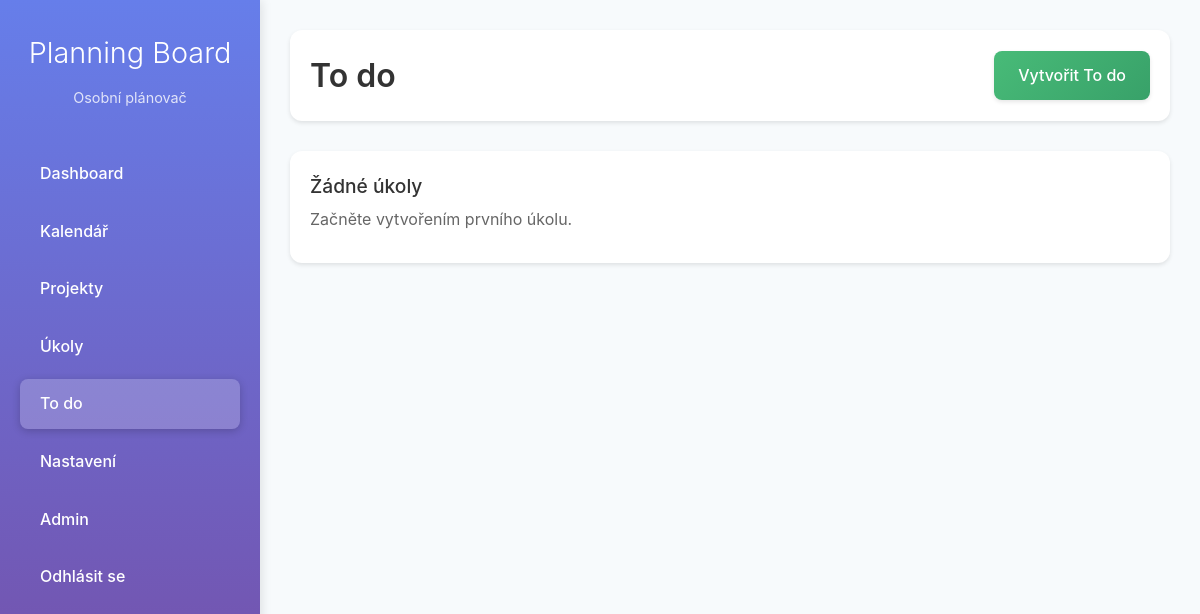
Page /tasks/todos/ (signed in) on the earlier database version.
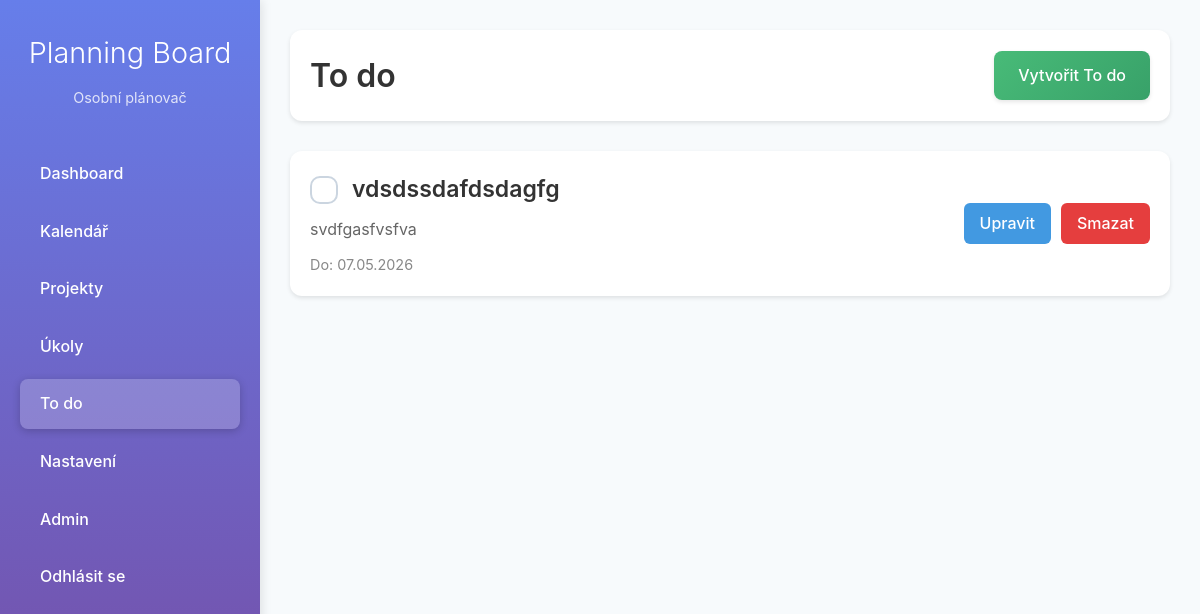
Same page on the later database version.
### tasks/models.py (models this page shows, shortened)
class Todo(models.Model):
    user = models.ForeignKey(User, on_delete=models.CASCADE)
    title = models.CharField(max_length=255)
    description = models.TextField(blank=True)
    due_date = models.DateField()
    completed = models.BooleanField(default=False)
    created_at = models.DateTimeField(auto_now_add=True)

### tasks/views.py (the view)
# urls.py: path("todos/", views.todo_list, name="todo_list"),
@login_required
def todo_list(request):
    todos = Todo.objects.filter(user=request.user).order_by('due_date')
    return render(request, 'tasks/todo_list.html', {'todos': todos})

### tasks/templates/tasks/todo_list.html (shortened to what this page needs)
{% extends "base.html" %}
{% block content %}
<div class="todos-header">
    <h1>To do</h1>
    <a href="{% url 'tasks:create_todo' %}" class="create-btn">Vytvořit To do</a>
</div>
<div class="todos-list">
    {% for todo in todos %}
    <div class="todo-item {% if todo.completed %}completed{% endif %}">
        <div class="todo-content">
            <div class="todo-title">
                <label class="checkbox-label">
                    <span class="custom-checkbox"></span>
                    <span class="checkbox-text">{{ todo.title }}</span>
                </label>
            </div>
            {% if todo.description %}
            <div class="todo-description">{{ todo.description }}</div>
            {% endif %}
            <div class="todo-due-date">Do: {{ todo.due_date|date:"d.m.Y" }}</div>
        </div>
        <div class="todo-actions">
            <a href="{% url 'tasks:edit_todo' todo.pk %}" class="btn btn-primary">Upravit</a>
            <a href="{% url 'tasks:delete_todo' todo.pk %}" class="btn btn-danger">Smazat</a>
        </div>
    </div>
    {% empty %}
    <div class="todo-item">
        <div class="todo-content">
            <div class="todo-title">Žádné úkoly</div>
            <div class="todo-description">Začněte vytvořením prvního úkolu.</div>
        </div>
    </div>
    {% endfor %}
</div>
{% endblock %}

Differences in the rows shown:
added Todo: title "vdsdssdafdsdagfg", description "svdfgasfvsfva", due_date "07.05.2026"
Other differences:
text no longer shown: "Žádné úkoly Začněte vytvořením prvního úkolu."
